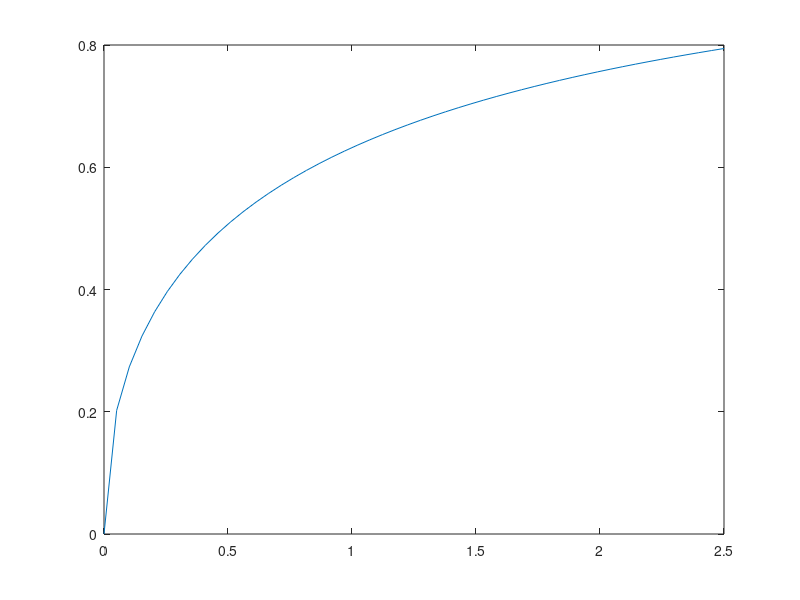

Write MATLAB code to recreate this figure. (Note: this script raises an error after producing the figure.)
% % % % % % % % % % % % % % % % % % % % % % % % % % % % % % % % 
%  RANDOM STUFF
% % % % % % % % % % % % % % % % % % % % % % % % % % % % % % % % 

% october 11, 2016
% weibull
clear all

a = 1;
lambda = 1;
k = .5;

xx = linspace(0,2.5,50);
y = a.*(1-exp(-(xx./lambda).^k));
plot(xx,y);



%% checking to see SD of nLLs for different model
% 6/29/2016

modelname = 'REM';
nSamples = 100;

% simulate data
[resp, tp] = simulate_resp(modelname,1,1,[])

paramtry = tp;
nLLVec = nan(1,nSamples);
for isample = 1:nSamples
    isample
    nLLVec(isample) = nLL_approx_vectorized(modelname,paramtry,1,resp.new,resp.old);
end

hist(nLLVec,15); defaultplot
std(nLLVec)

%% looking at diff parameters effect on log function
% july 7, 2016

xx = linspace(-10,10,100);
a = 1;
b = 1;
% c = .05;
nConf = 20;

% yy = a.*log(xx) + b;
signxx = sign(xx);
% yy = a.*log(xx) + b + nConf/2 + 1;
% yy2 = a.*log(xx.*exp(b)./a) + nConf/2 + 1;
% plot(xx,yy,'k',xx,yy2,'r--'); defaultplot
yy = min(max(round(a.*log(abs(xx)) + b + nConf/2 + 1),nConf/2 +1),nConf); % log function shifted up to confidence region
yy2 = min(max(round(a.*log(abs(xx) + b) + nConf/2 + 1),nConf/2 +1),nConf); % log function shifted up to confidence region
subplot(1,2,1);
plot(xx,yy,'k',xx,yy2,'r'); defaultplot
ylim([11 20])

yy(signxx == -1) = nConf+1 - yy(signxx == -1);
yy2(signxx == -1) = nConf+1 - yy2(signxx == -1);
subplot(1,2,2);
plot(xx,yy,'k',xx,yy2,'r'); defaultplot
ylim([ 1 20])
% blahhist = hist(yy,1:nConf)

% =======================================
%     MODEL FITTING RELATED
% =======================================

%% checking which jobs need to be resubmitted

modelname = 'FP';
binningfn = 5;
optimMethod = 'patternbayes';
nSubj = 14;
z = nan(50,2);

for isubj = 1:nSubj
    removetxtspaces(modelname,binningfn,isubj,optimMethod)
    isubj
    for i=1:50
        z(i,2) = countnum2(modelname,binningfn,isubj,[1; i]);
        z(i,1)=i;
    end
    z'
end

%% separate jobs for each person
clear

modelname = 'FP';
binningfn = 2;
memstrengthvar = 1;
optimMethod = 'patternbayes';
subjids = 14;
Mmax = 50;
filepath = 'model/4_fitdata/';
approxTime = linspace(.22*1000/3600,4.61*1000/3600,50);
maxTime = 8;
nJobs = [];
nStartVals = 10;

for isubj = subjids
    subjid = isubj;%subjids(isubj);
    
    jobnumVec = []; estTimeVec = [];
    for iM = 1:Mmax
        counts = max([nStartVals - countnum2(modelname, binningfn,memstrengthvar,subjid, [1;iM]) 0]);
        jobnumVec = [jobnumVec repmat(iM,1,counts)];
        estTimeVec = [estTimeVec repmat(approxTime(iM),1,counts)];
    end
    
    jobfilename = [filepath 'joblist_' modelname num2str(binningfn) num2str(memstrengthvar) '_subj' num2str(subjid) '.txt' ];
    create_joblist(jobfilename, jobnumVec, estTimeVec, maxTime, nJobs)
end



%% create joblist

nStartVals = 10;
esttimeVec = linspace(0.08,8,100);
jobnumVec = repmat([66:75],1,nStartVals);
esttimeVec = esttimeVec(jobnumVec);
maxTime = 64;
filepath = 'model/4_fitdata/';

% for subjid = 1:14;
%     jobfilename = [filepath 'joblist_' modelname num2str(binningfn) '_subj' num2str(subjid) '.txt' ];
%     create_joblist(jobfilename, jobnumVec, esttimeVec, maxTime);
% end

jobfilename = [filepath 'joblist_09052016.txt'];
create_joblist(jobfilename, jobnumVec, esttimeVec, maxTime);


%% checking nLLs are consistent (debugging)
% 08.15.2016

clear

modelname = 'FP';
optimMethod = 'patternbayes';
binningfn = 0;
memstrengthvar = 1;
load(['paramfit_' optimMethod '_' modelname num2str(binningfn) num2str(memstrengthvar) '.mat'])
subjids = 1;

load('subjdata.mat')
nLL = nan(1,length(subjids));
for isubj = subjids
    isubj
    nLL(isubj) = nLL_approx_vectorized( modelname, bestFitParam(isubj,:), binningfn, memstrengthvar, nNew_part(isubj,:), nOld_part(isubj,:), [], 50, 30 );
    %     bfp = [bestFitParam(isubj,[1 2 end 5 3 4]) 1e-3 1]; % for binningfn = 2, memstrengthvar = 1;
    %     bfp = [bestFitParam(isubj,[1 2 5 4]) 1 0 2 bestFitParam(isubj,3)]; % for binningfn = 1; memstrength = 0
    %     bfp = [bestFitParam(isubj,[1 2 5 4 3]) 0 2 1 ];
    bfp = [bestFitParam(isubj,[1 2 5 4 3]) 0 2 1]; % 01: pcorr --> lin
    memstrengthfn = 1;
    nLL2(isubj) = nLL_approx_vectorized2( modelname, bfp, memstrengthfn, nNew_part(isubj,:), nOld_part(isubj,:), [], 50, 30 );
end

[nLL_est(subjids) nLL' nLL2'] % nLL3']

%% debugging
isubj = 2;
[pnew pold] = nLL_approx_vectorized( modelname, bestFitParam(isubj,:), binningfn, memstrengthvar, nNew_part(isubj,:), nOld_part(isubj,:), [], 50, 30 );
figure; plot(1:20,pnew,1:20,pold)
ylim([0 0.3])

%% checking that nLLs are consistnent between old and new nLL functions

clear

modelname = 'REM';
optimMethod = 'patternbayes';
binningfn1 = 1;
memstrengthvar = 0;
binningfn2 = 1;
load(['paramfit_' optimMethod '_' modelname num2str(binningfn2) '.mat'])
load('subjdata.mat')
isubj = 14;

nSamples = 100;
newnLL = nan(1,nSamples);
oldnLL = nan(1,nSamples);
for isample = 1:nSamples;
    isample
    if binningfn1 == 1;
        bfp = [bestFitParam(isubj,:) 0];
        bfp(end-1) = -bfp(end-1);
    end
    newnLL(isample) = nLL_approx_vectorized( modelname, bfp, binningfn1, memstrengthvar, nNew_part(isubj,:), nOld_part(isubj,:), [], 50, 30 );
    oldnLL(isample) = nLL_approx_vectorized_old( modelname, bestFitParam(isubj,:), binningfn2, nNew_part(isubj,:), nOld_part(isubj,:), [], 50, 30 );
end

if nSamples > 10
    figure
    [counts,centers] = hist(newnLL);
    [counts2,centers2] = hist(oldnLL);
    plot(centers,counts,centers2,counts2)
    defaultplot
else
    [newnLL; oldnLL]
end

%% changing file names to be consistent with new model naming scheme
clear all

modelname = 'FPheurs';
binningfnnew = 1;
binningfnold = 1;
memstrengthvar = 0;
nParamsold = 4; % how many parameters does the old way have
filepath = 'model/4_fitdata/BPSfits/';

nSubj = 14;
for isubj = 1:nSubj
    % load old file
    filename = ['paramfit_patternbayes_' modelname num2str(binningfnold) ...
        '_subj' num2str(isubj) '.txt'];
    alldata = dlmread(filename);
    
    % flip d0
    alldata(:,nParamsold) = -alldata(:,nParamsold);
    alldata(:,2*nParamsold+1) = -alldata(:,2*nParamsold+1);
    
    % add 0 sigma_mc
    nrows = size(alldata,1);
    alldata = [alldata(:,1:nParamsold) zeros(nrows,1) ...
        alldata(:,nParamsold+1:2*nParamsold+1) zeros(nrows,1) alldata(:,2*nParamsold+2)];
    
    % write to new file
    newfilename = [filepath 'paramfit_patternbayes_' modelname num2str(binningfnold) ...
        num2str(memstrengthvar) '_subj' num2str(isubj) '.txt'];
    
    fid = fopen(newfilename, 'w');
    formatSpec = repmat('%4.4f \t ',1,2*nParamsold+4);
    formatSpec = [formatSpec(1:end-3) '\r\n'];
    
    for irows = 1:nrows;
        fprintf(fid, formatSpec, alldata(irows,:));
    end
    fclose(fid);
    
end

%% checking nLL of fit parameters with nLL given

bestFitParam(isubj,:)
nLL_est(isubj,:)

[nnew_part, nold_part] = loadsubjdata(isubj,modelname,20);
nLL_approx_vectorized(modelname,bestFitParam(isubj,:),binningfn,nnew_part,nold_part)

%% saving data and model for each subject
clear all

modelname = 'FP';
binningfn = 3;
subjids = 1:14;
nSubj = length(subjids);
optimMethod = 'patternbayes';

load(['paramfit_' optimMethod '_' modelname num2str(binningfn) '.mat'])

% do this part while on debugger
plotparamfits(modelname,binningfn,optimMethod,bestFitParam(subjids,:),20, 0, 0, subjids, [1 1 0 0])
model = [];
model.new = round(pNew_est*150);
model.old = round(pOld_est*150);
data = [];
data.new = nNew_part;
data.old = nOld_part;
save('datamodel_forRonald.mat','data','model');

%% looking at subject stuff
% debugging for REM subject 4

nSubj = 14;
nnew_part = nan(nSubj,20); nold_part = nnew_part;
for isubj = 1:nSubj
    [nnew_part(isubj,:), nold_part(isubj,:)] = loadsubjdata(isubj);
end

%% Figure 2B from Mickes et al., 2007 paper
% (percent correct for each confidence)

clear all

modelname = 'FP';
binningfn = 3;
optimMethod = 'patternbayes';
nX = 100;
nS = 50;

subjids = [1:10 12:14];
nSubj = length(subjids);

% get data for subjects
load('subjdata.mat')
nNew_part = sum(nNew_part(subjids,:));
nOld_part = sum(nOld_part(subjids,:));

% get number of responses for model
load(['paramfit_' optimMethod '_' modelname num2str(binningfn) '.mat'],'bestFitParam') % load bestFitParam
nNew_mod = nan(14,20); nOld_mod = nNew_mod;
for isubj = 1:14;
    subjid = subjids(isubj)
    theta = bestFitParam(subjid,:);
    
    [nNew_mod(isubj,:), nOld_mod(isubj,:)] = simulate_data(modelname, theta, binningfn, nX, nS);
end

% sum of model predictions
nNew_mod_all = sum(nNew_mod(subjids,:));
nOld_mod_all = sum(nOld_mod(subjids,:));

% plot of responses of frequencies
figure; bar([nNew_part; nNew_mod_all; nOld_part; nOld_mod_all]');
legend('data new','model new', 'data old', 'model old')
axis([0.5 20.5 0 250]); defaultplot; defaultplot;
xlabel('Rating')
ylabel('Frequency')

% pc for confidence
PC_part = [nNew_part(1:10)./(nOld_part(1:10) + nNew_part(1:10)) nOld_part(11:20)./(nNew_part(11:20) + nOld_part(11:20))];
PC_mod = [nNew_mod_all(1:10)./(nOld_mod_all(1:10) + nNew_mod_all(1:10)) nOld_mod_all(11:20)./(nNew_mod_all(11:20) + nOld_mod_all(11:20))];
figure; bar([PC_part; PC_mod]'); axis([0.5 20.5 0.4 1]); legend('data','model'); defaultplot;
xlabel('Rating')
ylabel('Proportion Correct')

%% check variance of LL estimates
% clear

nSamples = 10;
modelname = 'REM';
binningfn = 1;
memstrengthvar = 0;
optimMethod = 'patternbayes';
subjid = 2;

% get best fit parameters and subject data
[nnew_part, nold_part] = loadsubjdata(subjid,modelname);
% load(['paramfit_' optimMethod '_' modelname num2str(binningfn) '.mat'])

nLLVec = nan(1,nSamples); timeVec = nan(1,nSamples);
for isamp = 1:nSamples
    isamp
    t0 = GetSecs;
    nLLVec(isamp) = nLL_approx_vectorized(modelname,bestFitParam(subjid,:),binningfn,memstrengthvar,nnew_part,nold_part,[],30,50);
    timeVec(isamp) = GetSecs - t0;
end

nLLVec

%% model comparison (AIC)
% 08182016

clear all

modelnames = {'FP','FP'};
binningfns = [3 5];
optimMethod = 'patternbayes';
nModels = length(modelnames);
nSubj = 14;

AICVec = nan(nSubj,nModels);
nLLMat = nan(nSubj,nModels);
for imodel = 1:nModels;
    modelname = modelnames{imodel};
    binningfn = binningfns(imodel);
    load(['paramfit_' optimMethod '_' modelname num2str(binningfn) '.mat']) % load bestFitParam
    k = size(bestFitParam,2) -1
    
    nLLMat(:,imodel) = nLL_est;
    AICVec(:,imodel) = 2*(k + nLL_est);
end

%% get UVSD binning to work
% 08.26.2016
clear all
theta = [1 1.25 1 0];
binningfn = 0;

[pnew, pold, confBounds] = responses_uneqVar(theta, binningfn);
centers_new = linspace(-3,3,50);
centers_old = linspace(theta(1)-3*theta(2),theta(1)+3*theta(2),50);
counts_new = normpdf(centers_new);
counts_old = normpdf(centers_old,theta(1),theta(2));

figure;
plot(centers_new, counts_new,'Color',aspencolors('greyblue')); hold on;
plot(centers_old, counts_old,'Color',aspencolors('dustygold'))
plot(repmat(confBounds(:),1,2)', repmat([0 max([counts_new(:); counts_old(:)])],length(confBounds),1)','Color',0.7*ones(1,3));

%% fit UVSD model
% 08.26.2016
clear all

modelname = 'UVSD';
binningfn = 1;
optimMethod = 'patternbayes';
fixparams = [4; 0];
memstrengthvar = [];

blah = GetSecs;
for isubj = 1:14;
    isubj
    fitdata_cluster(isubj, modelname, binningfn, memstrengthvar, optimMethod, fixparams,[],[],3);
end
timee = GetSecs - blah

%% looking at how confhist is calculated. debugging
% 08.29.2016

load('paramfit_patternbayes_FP21.mat')
binningfn = 2;
memstrengthvar = 1;
isubj = 7;

theta = bestFitParam(isubj,:);
[nnew_part,nold_part] = loadsubjdata(isubj);
nLL_approx_vectorized( modelname, theta, binningfn, memstrengthvar, nnew_part, nold_part)

%% =====================================================
%       DOING STUFF WITH FIT PARAMETERS
% ======================================================
 clear all

modelname = 'FP';
binningfn = 4;
optimMethod = 'patternbayes';
subjids = [1:14];

%% remove txt spacing
for isubj = subjids
    removetxtspaces(modelname,isubj,optimMethod);
end

%% get MLE parameter estimates
getbestfitparams(modelname,subjids)

%% load MLE parameter estimates
load(['paramfit_' optimMethod '_' modelname num2str(binningfn) '.mat'])

%% plot best fit parameters
subjids = [1:14];
plotparamfits(modelname,bestFitParam(subjids,:),binningfn, 20, 0, subjids, [1 1 0 0])

%% calculate pnew and pold and save in file for ronald
load('subjdata.mat')

nSubj = 14;
nNew_mod = nan(nSubj,20); nOld_mod = nan(nSubj,20);
for isubj = 1:nSubj
    isubj
    [nNew_mod(isubj,:),nOld_mod(isubj,:)] = nLL_approx_vectorized(modelname,bestFitParam(isubj,:),binningfn, memstrengthvar, nNew_part(isubj,:), nOld_part(isubj,:), [], 100, 50);
end

nNew_mod = bsxfun(@times,nNew_mod,sum(nNew_part,2));
nOld_mod = bsxfun(@times,nOld_mod,sum(nOld_part,2));
save(['model/4_fitdata/BPSfits/' modelname num2str(binningfn) num2str(memstrengthvar) '_datamodel.mat'],'nNew_part','nOld_part','nNew_mod','nOld_mod')

%% getting the nLL of MLE estimate for each M


%% plotting binning function

xx = linspace(0,10,100);
nSubj = size(bestFitParam,1);
nConf = 20;

figure;
for isubj = 1:nSubj
    theta = bestFitParam(isubj,:);
    
    switch modelname
        case {'FP','FPheurs'}
            M = theta(1);
            sigma = theta(2);
        case 'REM'
            M = theta(1);                   % number of features
            g = theta(2);                   % probability of success (for geometric distribution)
            ustar = theta(3);               % probability of encoding something
            c = theta(4);                   % probability of encoding correct feature value
            m = theta(5);                   % number of storage attempts
            
            p0 = (1-ustar)^m;               % probability of x_ij= 0
            pM = (1-p0)*geocdf(m-1,c);      % probability of x_ij = s_ij (match)
            pQ = 1 - p0 - pM;               % probability drawn randomly (mismatch)
    end
    
    binvalues = 1.5:(nConf/2 - 0.5);
    switch binningfn
        case 0
            slope = theta(end-2);
        case 1
            k = theta(end-2);
        case 2 % logarithmic
            a = theta(end-3);
            b = theta(end-2);
        case 3 % power law
            a = theta(end-4);
            b = theta(end-3);
            gamma = theta(end-2);
            yy = a.*((xx.^gamma - 1)./gamma) + b;
            tempp = gamma.*(binvalues -b)./a + 1;
            tempp(tempp < 0) = nan;
            confbounds = tempp.^(1/gamma);
        case 4 % weibull
            scale = theta(end-5);
            shift = theta(end-4);
            a = theta(end-3);
            b = theta(end-2);
            yy = a.*(1-exp(-(xx./scale).^shift)) + b;
            tempp = 1 - (binvalues -b)./a;
            tempp(tempp < 0) = nan;
            tempp(tempp > 1) = nan;
            confbounds = scale.*(-log(tempp)).^(1/shift);
    end
    d0 = theta(end-1);
    
    subplot(4,4,isubj);
    plot(xx,yy,'k-')
    hold on;
    plot(confbounds+d0,binvalues,'ok')
    defaultplot
    ylim([1 10])
    title(['subj ' num2str(isubj)])
    
end


%% % % % % % % % % % % % % % % % % % % % % % % % % % % % % % % % % % % % 
%  PARAMETER RECOVERY
% % % % % % % % % % % % % % % % % % % % % % % % % % % % % % % % % % % % 

modelname = 'FP21';
load(['paramfit_patternbayes_' modelname '.mat'])
m = mean(bestFitParam);
covv = cov(bestFitParam);

nSubj = 50;
trueparams = mvnrnd(m,covv,nSubj);
trueparams(:,5) = 0;

for isubj = 1:nSubj
    
end


%% % % % % % % % % % % % % % % % % % %
%   SIMULATING DATA WITH COVARIANCE STRUCTURE
% % % % % % % % % % % % % % % % % % %

modelname = 'FP21';
load(['paramfit_patternbayes_' modelname '.mat'])

MU = mean(bestFitParam);
SIGMA = cov(bestFitParam);

nSubj = 50;
trueparams = [];
while size(trueparams,1)<nSubj;
    tempparams = mvnrnd(MU,SIGMA,nSubj-size(trueparams,1));
    
    tempparams(:,1) = round(tempparams(:,1)); % M
    tempparams(tempparams(:,1)>75,:) = []; % deleting M larger than 75
    tempparams(tempparams(:,1)<0,:) = []; % negative M
    tempparams(tempparams(:,2)<0,:) = []; % negative sigma
    tempparams(tempparams(:,end)<0,:) = []; % negative MC noise
    
    trueparams = [trueparams; tempparams];
end

trueparams = tempparams(:,5) == 0; % d0

